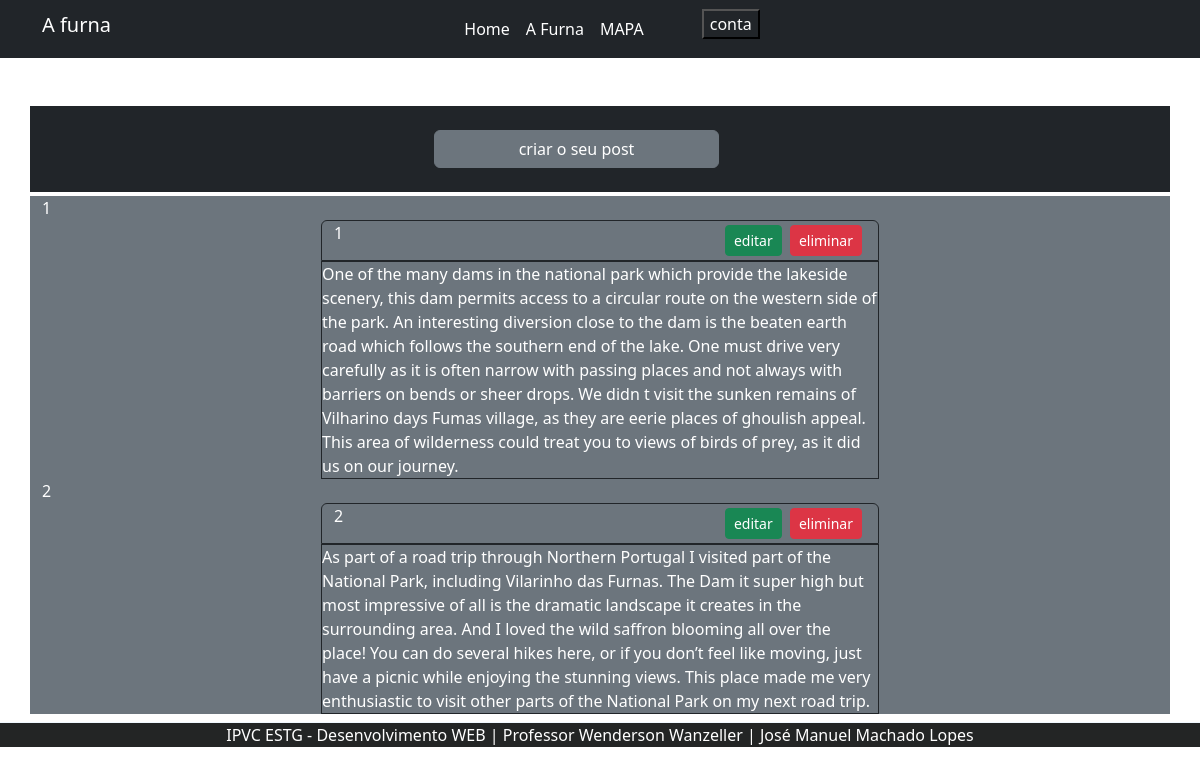
The page /pages/client/blog/blog.php (signed in) on the database its author committed.
### tables this page shows
CREATE TABLE posts(
            id INTEGER PRIMARY KEY,
            utilizador int,  
            texto char
        );

### pages/client/templates/login_form.php (called while the page is built, shortened)
<?php
            if(autenticado()){
            ?>
                                <?php
                                if(admin()){
                                ?>
                                   <a class="col-4 btn btn-primary"  style="text-decoration: none;  color: white;" href="/pages/admin/administraçao/administraçao.php">administraçao</a>
                                <?php
                                }else{
                                ?>
                                   <a class="col-4 btn btn-success"style="text-decoration: none;  color: white;" href="/pages/client/perfil/perfil.php">Perfil</a>
                                <?php
                                }
                                ?>
            <?php
            };
            ?>

### src/utils/auxiliadores.php (called while the page is built, shortened)
<?php
    include_once __DIR__.'/../../database/connections/repositorio.php';
    include_once __DIR__.'/../../database/connections/request_cont.php';
function autenticado(){
    return isset($_SESSION['id']) ? true : false;
}
function utilizador(){
    if(autenticado()){
        return utilizador_data($_SESSION['id']);
    }else{
        return false;
    }
}
function get_all(){
    return all_post();
}
function admin(){
    $utilizador =  utilizador();
    return $utilizador['administrador'] ? true : false;
}

### database/connections/repositorio.php (called while the page is built, shortened)
<?php
    function utilizador_data($id){
        $get = $GLOBALS['pdo']->prepare('SELECT*FROM utilizadores WHERE id = ?;');
        $get->bindValue(1, $id, PDO::PARAM_INT);
        $get->execute();
        return $get->fetch();
    }

### database/connections/request_cont.php (called while the page is built, shortened)
<?php
    function  all_post(){
        $sql = 'SELECT*FROM posts ';
        $get =$GLOBALS['pdo']->query($sql);
        $post = [];
        while($lista  = $get->fetch()){
            $post[] = $lista;
        }
        return $post;
    }

### pages/client/blog/blog.php (the view, shortened to what this page needs)
<?php
    include_once __DIR__ . '/../../../pages/client/templates/header.php';
    include_once __DIR__ . '/../../../src/utils/auxiliadores.php';
    $session_id = utilizador();
    $posts = get_all();
?>
<link href="https://cdn.jsdelivr.net/npm/bootstrap@5.2.3/dist/css/bootstrap.min.css" rel="stylesheet">
<link rel="stylesheet" href="./blog.css">
    <nav class="navbar navbar-expand-md navbar-dark bg-dark">
        <div class="container ">
            <a class="navbar-brand h1 col" href="">A furna</a>
            <div class=" collapse navbar-collapse  " id="collapsibleNavbar">
                    <ul class="navbar-nav col">
                        <li  class="  nav-item    ">
                            <a class=" nav-link active col "  href="/index.php">Home</a>
                        </li>
                        <li  class="   nav-item   ">
                            <a class=" nav-link active col" href="/pages/client/furna/furna.php">A Furna</a>
                        </li>
                        <li  class="  nav-item   ">
                            <a class=" nav-link active col" href="/pages/client/mapa/mapa.php">MAPA</a>
                        </li>
                        <li class="col">
                            <button id="login_abrir" >conta</button>
                        </li>
                        <?php
                            include_once __DIR__ . '/../../../pages/client/templates/login_form.php';
                        ?>
                    </ul>
            </div>
        </div>
    </nav>
    <main >
        <section class="container">
            <div class="row bg-dark  mt-5 mb-1">
                <div class="col-4" ></div>
                <?php
                    if($session_id){
                        echo '<a href="../criar_post/criar_post.php"class="col-3 btn btn-secondary m-4" >criar o seu post</a>';
                    }else{
                        echo '<div class="alert alert-danger alert-dismissible fade show" role="alert">';
                        echo 'presisa de se autenticar para criar um post';
                        echo '</div>';
                    }
                ?>
            </div>
        </section>
        <section class="bg-secondary container text-white mb-2">
                <div class="container">
                    <div >
                        <?php
                        $num = 0;
                            foreach($posts as $post){
                                $num++;
                        ?>
                        <div class="row "> <?php echo $num ?></div>
                        <div class="row ">
                            <div class="col-3 "></div>
                            <div class="col-6">
                                <div class="row border border-dark rounded-top ">
                                    <div class="col-6 ">
                                        <?php echo $post['utilizador']; ?>
                                    </div>
                                    <div class="col-6">
                                        <?php
                                            if($post['utilizador'] == $session_id['id'] || $session_id['administrador'] == '1'){
                                            ?>
                                                <div class=" float-end">
                                                    <button type="button" data-bs-toggle="modal" data-bs-target='#modal_<?= $post['id']?>'accesskey="" class="btn btn-sm btn-success" >editar</button>
                                                    <a href="/src/controller/content/contr_content.php?<?='acao=deletar&id=' . $post['id'] ?>" class="btn m-1 btn-sm btn-danger">eliminar</a>
                                                </div>
                                        <?php
                                            }
                                        ?>
                                    </div>
                                </div>
                                <div class='row border border-dark rounded-botton'>
                                        <?php echo $post['texto']; ?>
                                </div>
                            </div>
                        </div>
                        <?php
                            }
                        ?>
                    </div>
                </div>
        </section>
    </main>
<?php
    include_once __DIR__ . '/../../../pages/client/templates/rodape.php'
?>

### pages/client/blog/blog.css (style rules this page uses)
li button { margin-left: 50px; color: white; text-align: center; text-decoration: none; background-color: rgb(168, 124, 66,0); }

### rows shown on the page
posts: utilizador "1", texto "One of the many dams in the national park which provide the lakeside scenery, this dam permits access to a circular route on the western side of the park. An interesting diversion close to the dam is the beaten earth road which follows the southern end of the lake. One must drive very carefully as it is often narrow with passing places and not always with barriers on bends or sheer drops. We didn t visit the sunken remains of Vilharino days Fumas village, as they are eerie places of ghoulish appeal. This area of wilderness could treat you to views of birds of prey, as it did us on our journey."
posts: utilizador "2", texto "As part of a road trip through Northern Portugal I visited part of the National Park, including Vilarinho das Furnas. The Dam it super high but most impressive of all is the dramatic landscape it creates in the surrounding area. And I loved the wild saffron blooming all over the place! You can do several hikes here, or if you don’t feel like moving, just have a picnic while enjoying the stunning views. This place made me very enthusiastic to visit other parts of the National Park on my next road trip."
